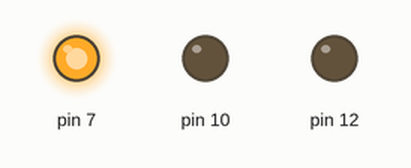
Bench run of a sketch on a simulated Arduino Uno, built with avr-gcc and run on an emulated ATmega328P. On the bench: output pins drawn as LEDs (lit = HIGH).

Above: at 0.2 s.
At 1.0 s:
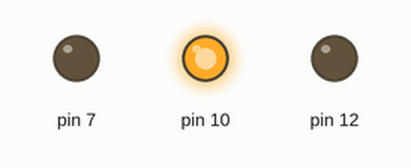
At 1.8 s:
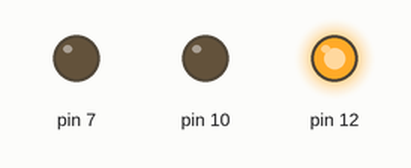
At 4.6 s:
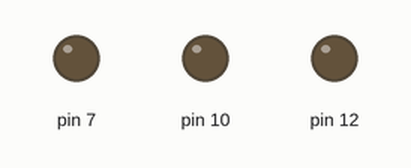
Timing chart, 0 to 5.5 s (numbered marks = the images above):
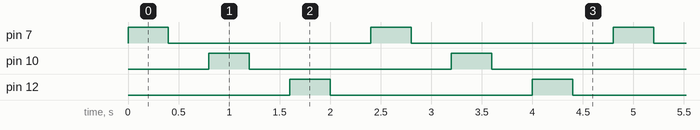

Measured:
- by itself, pin 7, pin 10, pin 12: alternates HIGH for 0.40 s and LOW for 2.0 s
- by itself, everything shown: repeats every 2.4 s, in 6 steps

The sketch:

Binking_LED.ino
```cpp
void setup() {
  // put your setup code here, to run once:
  pinMode(12, OUTPUT);
  pinMode(10, OUTPUT);
  pinMode(7, OUTPUT);

}

void loop() {
  // put your main code here, to run repeatedly:
  digitalWrite(7,HIGH);
  delay(400);
  digitalWrite(7, LOW);
  delay(400);
  digitalWrite(10, HIGH);
  delay(400);
  digitalWrite(10, LOW);
  delay(400);
  digitalWrite(12, HIGH);
  delay(400);
  digitalWrite(12, LOW);
  delay(400);
}
```
